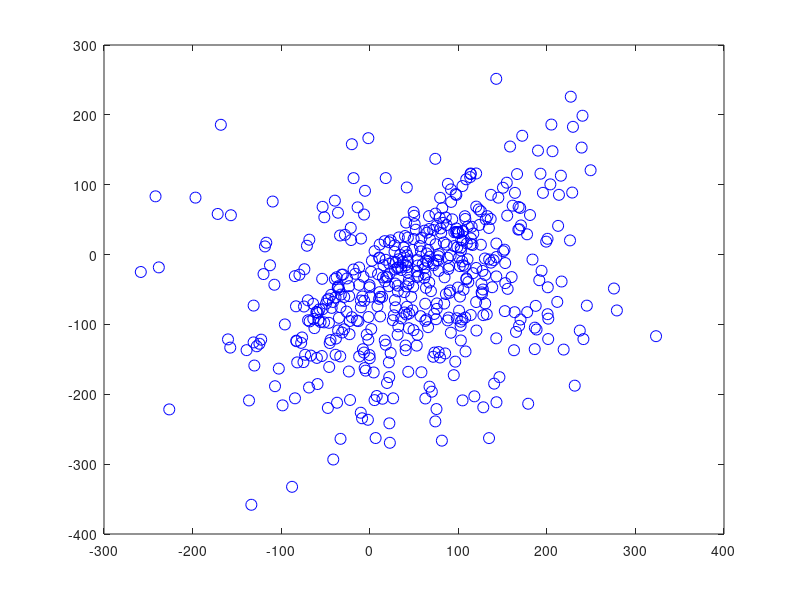

Reproduce this figure in MATLAB. (Note: this script raises an error after producing the figure.)
% Batyrkhan Saduanov
% Generates 100 training data set with 10 outliers. Compares test-sample
% errors of pocket and linear regression algorithms plotting them as a scatter
% plot versus each other and plots their functions on the same plot.
% Learning is done on set of 100 supervised data points with 10 outliers
% and tested on set of 1000 test data points with 100 outliers.
% Wait some seconds until scatter error plot appears.
% If MATLAB detects error rerun the function
clear
%% Data generation
% Creating n random linearly divisible data points and m outliers in two
% dimensions for training
m = 10;
n = 90;
x1 = 100*randn(n+m,1);
x2 = 100*randn(n+m,1);

% Coefficients of target function f = a*x1 + b*x2+c
a = 1;
b = -1;
c = 5;

% Yes and No points' index arrangment
trueCount = 1;
falseCount = 1;
for k = 1:n
    if a*x1(k)+b*x2(k)+c>0
        Y(k) = 1;
        trueIndex(trueCount) = k;
        trueCount = trueCount+1;
    else
        Y(k) = -1;
        falseIndex(falseCount) = k;
        falseCount = falseCount+1;
    end
end

% Outliers arrangement
for k = n+1:n+m
    if a*x1(k)+b*x2(k)+c>0
        Y(k) = -1;
        falseIndex(falseCount) = k;
        falseCount = falseCount+1;
    else
        Y(k) = 1;
        trueIndex(trueCount) = k;
        trueCount = trueCount+1;
    end
end

% Creating ntest random linearly divisible data points and mtest outliers in two
% dimensions for testing
mtest = 100;
ntest = 900;
x1test = 100*randn(ntest+mtest,1);
x2test = 100*randn(ntest+mtest,1);

% Yes and No points' index arrangment
trueCounttest = 1;
falseCounttest = 1;
for k = 1:ntest
    if a*x1test(k)+b*x2test(k)+c>0
        Ytest(k) = 1;
        trueIndextest(trueCounttest) = k;
        trueCounttest = trueCounttest+1;
    else
        Ytest(k) = -1;
        falseIndextest(falseCounttest) = k;
        falseCounttest = falseCounttest+1;
    end
end

% Outliers arrangement
for k = ntest+1:ntest+mtest
    if a*x1test(k)+b*x2test(k)+c>0
        Ytest(k) = -1;
        falseIndextest(falseCounttest) = k;
        falseCounttest = falseCounttest+1;
    else
        Ytest(k) = 1;
        trueIndextest(trueCounttest) = k;
        trueCounttest = trueCounttest+1;
    end
end

Xtest = [ones(length(x1test),1) x1test x2test];

%% Pocket algorithm with numit number of iterations
numit = 20000;
error = realmax;
% Creating an input X vector and weights W vector
X = [ones(length(x1),1) x1 x2]';
W = randn(3,1);
% Pocket learning algorithm
index = linspace(1,n+m,n+m);
index = index(randperm(n+m));
k=1;
correct = 0;
for i = 0:numit
    curInd = index(k);
    S = W'*X(:,curInd);
    if Y(curInd)*S <= 0
        W = W + Y(curInd)*X(:,curInd);
        Sign = W'*X;
        errornew = length(find(Y.*Sign<0));
        if errornew < error
            PocketW = W;
            error = errornew;
        end
    end
    if k<n
        k=k+1;
    else
        k=1;
    end
end
error1 = length(find(Ytest.*(PocketW'*Xtest')<0))/(mtest+ntest);

%% Linear regression algorithm
% Creating an input X vector and weights W vector
X = [ones(length(x1),1) x1 x2];
Wlin = randn(3,1);
% Linear regression learning algorithm
Wlin = (inv(X'*X)*X')*Y';
Sign = Wlin'*Xtest';
error = length(find(Ytest.*Sign<0));
error2 = error/(mtest+ntest);

%% Plotting
figure()
plot(x1test(trueIndextest),x2test(trueIndextest),'bo', 'MarkerSize', 8); hold on
plot(x1test(falseIndextest),x2test(falseIndextest),'rX', 'MarkerSize', 8);
plot(linspace(-300,300,600)',(-c-a*linspace(-300,300,600)')./b, 'g-', 'LineWidth', 3);
plot(linspace(-300,300,600)',(-PocketW(1)-PocketW(2)*linspace(-300,300,600)')./PocketW(3), 'm--', 'LineWidth', 3);
plot(linspace(-300,300,600)',(-Wlin(1)-Wlin(2)*linspace(-300,300,600)')./Wlin(3), 'c--', 'LineWidth', 3);
hold off;
legend('+1','-1','Target function f','Pocket function','Linear Regression function');
xlabel('x1');
ylabel('x2');
grid on
Str1 = 'Epocket is: ';
Str1 = strcat(Str1,num2str(error1));
Str2 = 'Elinear is: ';
Str2 = strcat(Str2,num2str(error2));
S = {Str1; Str2};
title(S);

figure()
for i=1:100
clear
%% Data generation
% Creating n random linearly divisible data points and m outliers in two
% dimensions for training
m = 10;
n = 90;
x1 = 100*randn(n+m,1);
x2 = 100*randn(n+m,1);

% Coefficients of target function f = a*x1 + b*x2+c
a = 1;
b = -1;
c = 5;

% Yes and No points' index arrangment
trueCount = 1;
falseCount = 1;
for k = 1:n
    if a*x1(k)+b*x2(k)+c>0
        Y(k) = 1;
        trueIndex(trueCount) = k;
        trueCount = trueCount+1;
    else
        Y(k) = -1;
        falseIndex(falseCount) = k;
        falseCount = falseCount+1;
    end
end

% Outliers arrangement
for k = n+1:n+m
    if a*x1(k)+b*x2(k)+c>0
        Y(k) = -1;
        falseIndex(falseCount) = k;
        falseCount = falseCount+1;
    else
        Y(k) = 1;
        trueIndex(trueCount) = k;
        trueCount = trueCount+1;
    end
end

% Creating ntest random linearly divisible data points and mtest outliers in two
% dimensions for testing
mtest = 100;
ntest = 900;
x1test = 100*randn(ntest+mtest,1);
x2test = 100*randn(ntest+mtest,1);

% Yes and No points' index arrangment
trueCounttest = 1;
falseCounttest = 1;
for k = 1:ntest
    if a*x1test(k)+b*x2test(k)+c>0
        Ytest(k) = 1;
        trueIndextest(trueCounttest) = k;
        trueCounttest = trueCounttest+1;
    else
        Ytest(k) = -1;
        falseIndextest(falseCounttest) = k;
        falseCounttest = falseCounttest+1;
    end
end

% Outliers arrangement
for k = ntest+1:ntest+mtest
    if a*x1test(k)+b*x2test(k)+c>0
        Ytest(k) = -1;
        falseIndextest(falseCounttest) = k;
        falseCounttest = falseCounttest+1;
    else
        Ytest(k) = 1;
        trueIndextest(trueCounttest) = k;
        trueCounttest = trueCounttest+1;
    end
end
Xtest = [ones(length(x1test),1) x1test x2test];
%% Pocket algorithm with numit number of iterations
numit = 20000;
error = realmax;
% Creating an input X vector and weights W vector
X = [ones(length(x1),1) x1 x2]';
W = randn(3,1);
% Pocket learning algorithm
index = linspace(1,n,n);
index = index(randperm(n));
k=1;
correct = 0;
for i = 0:numit
    curInd = index(k);
    S = W'*X(:,curInd);
    if Y(curInd)*S <= 0
        W = W + Y(curInd)*X(:,curInd);
        Sign = W'*X;
        errornew = length(find(Y.*Sign<0));
        if errornew < error
            PocketW = W;
            error = errornew;
        end
    end
    if k<n
        k=k+1;
    else
        k=1;
    end
end
error1 = length(find(Ytest.*(PocketW'*Xtest')<0))/(mtest+ntest);
%% Linear regression algorithm
% Creating an input X vector and weights W vector
X = [ones(length(x1),1) x1 x2];
Wlin = randn(3,1);
% Linear regression learning algorithm
Wlin = (inv(X'*X)*X')*Y';
Sign = Wlin'*Xtest';
error = length(find(Ytest.*Sign<0));
error2 = error/(mtest+ntest);
%% Plot
plot(error2,error1,'.'); hold on
end
xlabel('Etest(Wlin)');
ylabel('Etest(Wpocket)');
title('Etest(Wpocket) vs Etest(Wlin)');
grid on